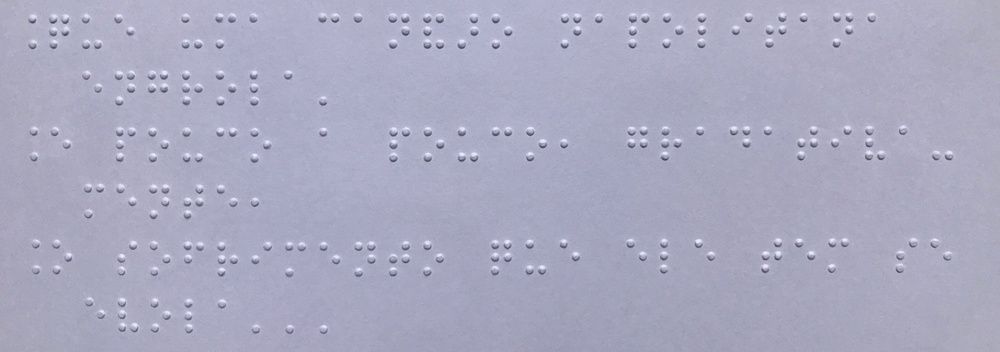
#> input picture tratamento_imagem-main/tratamento_imagem-main/imagesTratadas/im 8.jpg, 1000 x 352 px, shrunk from 2456 x 864 before the run
$ python teste.py
#> lines starting #> are read from the running program, lines starting #| are printed output that depends on the picture; after the words box and inside, x2 and y2 are one past the last pixel; in counts of white or black regions, pixels touching at a corner belong together
import cv2
import os
import numpy as np
from sklearn.metrics import DistanceMetric
from builtins import len
import bdLetra
from skimage import io, filters, img_as_ubyte

from skimage import img_as_ubyte

def desenhar_centroides(centroids, shape):

    # Criar uma imagem em branco
    nova_imagem = np.ones(shape, dtype=np.uint8) * 255  # Fundo branco

    # Definir o raio do círculo
    raio = 4

    # Desenhar um círculo preto em cada centróide
    for centroide in centroids:
        cv2.circle(nova_imagem, tuple(centroide[::-1]), raio, (0, 0, 0), -1)  # Inverte a ordem (y, x) para (x, y)

    return nova_imagem


def verificao(VLine, VCol, centroids):
    for _ in range(1):  #Coluna
        remCol = [0]
        for i in range(0,len(VLine)-3,3):  #linha
            vLetras = [0,0,0,0,0,0]
            vCent = [0,0,0,0,0,0]
            cnt = 0

            for n in range(2): #Coluna
                for m in range(3): #linha
                    for k in range(len(centroids)):
                        if(centroids[k][0] >= VLine[i+m] and centroids[k][0] <= VLine[(i+m)+1] and  centroids[k][1] >= VCol[n]
                           and centroids[k][1] <= VCol[n+1]):
                            vLetras[cnt] = 1
                            vCent[cnt] = k
                    cnt = cnt+1

            dist = DistanceMetric.get_metric('euclidean')
            if(vLetras[0] == vLetras[2] and vLetras[0] != vLetras[1]):
                r1=0
                r2=0
                r3=0
                r4=0
                if(vLetras[0] == vLetras[3]):
                    X = [ centroids[vCent[0]], centroids[vCent[3]] ]
                    r1 = dist.pairwise(X)[0][1]

                if(vLetras[2] == vLetras[5]):
                    X = [ centroids[vCent[2]], centroids[vCent[5]] ]
                    r2 = dist.pairwise(X)[0][1]

                if(vLetras[0] == vLetras[4]):
                    X = [ centroids[vCent[0]], centroids[vCent[4]] ]
                    r3 = dist.pairwise(X)[0][1]

                if(vLetras[2] == vLetras[4]):
                    X = [ centroids[vCent[2]], centroids[vCent[4]] ]
                    r4 = dist.pairwise(X)[0][1]

                if(r1 >= 12 or r2 >= 12 or r3 >= 14 or r4 >=14 ):
                    remCol.append(1)
                else:
                    remCol.append(0)

    if(np.max(remCol) == 1):
        VCol.remove(VCol[0])

    return VCol

def processGrid(centroids, VLine, VCol, imagem):
    # Buscar Cela
    flag = 0
    text = ''

    for i in range(0, len(VLine) - 3, 3):  # Linha
        for j in range(0, len(VCol) - 2, 2):  # Coluna
            vLetras = [0, 0, 0, 0, 0, 0]
            cnt = 0

            # Retira a sub_imagem
            sub_img = imagem[VLine[i]:VLine[i + 3], VCol[j]:VCol[j + 2]]

            # Verifica se a sub_imagem é válida
            if sub_img.size == 0:
                continue

            for n in range(2): # Coluna
                for m in range(3): # Linha
                    for k in range(len(centroids)):
                            if(centroids[k][0] >= VLine[i + m] and centroids[k][0] <= VLine[(i + m) + 1]
                               and centroids[k][1] >= VCol[j + n] and centroids[k][1] <= VCol[(j + n) + 1]):
                                vLetras[cnt] = 1
                    cnt = cnt + 1

            # print(vLetras)
            [carac, flag] = bdLetra(vLetras, flag)
            text += carac
            # [7 lines of commented-out code are left out]

    return text


def trueRotate():


    image = cv2.imread('imagesTratadas/im 8.jpg', cv2.IMREAD_GRAYSCALE) #TESTES DAS IMAGEMS COM IMG 8

    limiarizadaOTUS = cv2.threshold(image, 100, 255, cv2.THRESH_BINARY + cv2.THRESH_OTSU)[1]
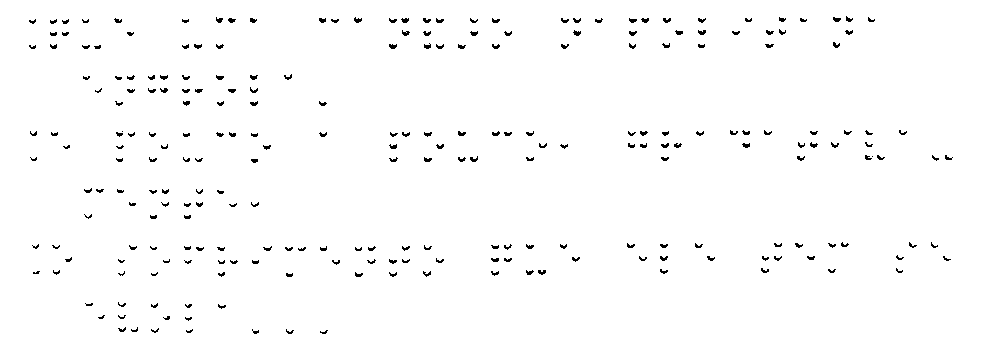
#> limiarizadaOTUS: shape (352, 1000); 98.5% white; black in thin lines or dots, all inside (x1, y1, x2, y2) = (29, 16, 953, 334)

    mediana1 = cv2.medianBlur(limiarizadaOTUS, 3)
#> mediana1: shape (352, 1000); 98.7% white; black in thin lines or dots, all inside (x1, y1, x2, y2) = (29, 17, 952, 334)

    # Aplicar erosão e dilatação para remover pequenos ruídos e preencher lacunas
    kernel = np.ones((3, 3), np.uint8)
    erosao = cv2.erode(mediana1, kernel, iterations=1)
#> erosao: shape (352, 1000); 96.8% white; 247 black regions, largest, box (x1, y1, x2, y2) and area: (662, 17, 672, 24) 59, (353, 17, 363, 24) 58, (388, 43, 398, 50) 58
    dilatacao = cv2.dilate(erosao, kernel, iterations=1)
    mediana = cv2.medianBlur(dilatacao, 3)
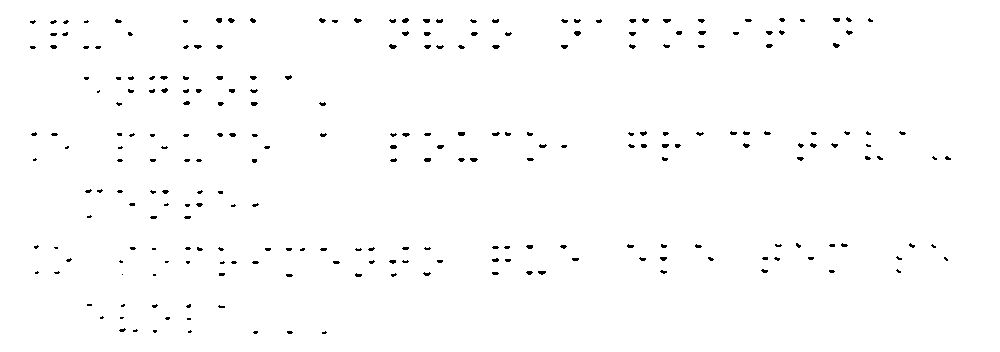
#> mediana: shape (352, 1000); 98.8% white; black in thin lines or dots, all inside (x1, y1, x2, y2) = (30, 17, 951, 334)

    # Encontrar contornos na imagem limiarizada
    contornos, _ = cv2.findContours(mediana, cv2.RETR_TREE, cv2.CHAIN_APPROX_SIMPLE)
#> contornos = 248 contours, 45 with area under 20; largest, box (x1, y1, x2, y2) and area: (0, 0, 1000, 352) 350649, (388, 43, 398, 50) 36, (457, 131, 466, 137) 35, (573, 30, 582, 37) 35, (353, 17, 363, 24) 34

    centroids = []
    cx = []
    cy =[]
    for contorno in contornos:
        M = cv2.moments(contorno)
        if M['m00'] != 0: #garantindo que não havera divisão por 0
            x = int(M['m10']/M['m00'])
            y = int(M['m01']/M['m00'])
            cx.append(x)
            cy.append(y)
            centroids.append([y,x]) # linha, coluna
#> this loop made 248 passes
#> (contorno, x, y) on passes 1, 20: ([[0, 0], [0, 351], [999, 351], [999, 0]], 499, 175), ([[121, 274], [122, 273], [123, 274], [122, 275]], 122, 274)
#> after the loop, centroids = 248 pairs, first value 19 to 332, second value 32 to 947; cx = 248 values, max 947 at index 113, min 32 at index 186, mean 405.8; cy = 248 values, max 332 at index 1, min 19 at index 224, mean 155.1

    #criar nova imagem com os centroides achados
    nova_imagem_centroides = desenhar_centroides(centroids, mediana.shape)
#> the loop in desenhar_centroides, `for centroide in centroids:` made 248 passes
#> centroide on passes 1 to 3: [175, 499], [332, 323], [331, 289]
#> after the loop in desenhar_centroides, `for centroide in centroids:`:
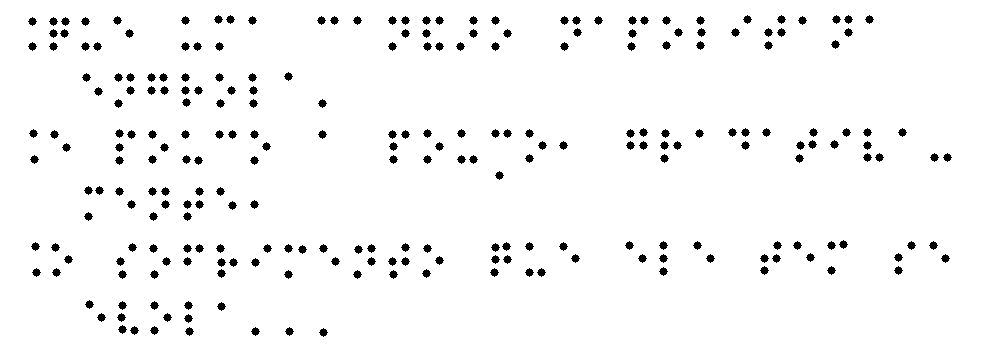
#> nova_imagem: shape (352, 1000); 96.5% white; 248 black regions, largest, box (x1, y1, x2, y2) and area: (214, 15, 223, 24) 49, (226, 15, 235, 24) 49, (743, 15, 752, 24) 49

    #remove a primeira linha pois ele retorna o centroid da imagem.
    cx.remove(cx[0])
    cy.remove(cy[0])
    centroids.remove(centroids[0])

    #ordenar as listas com os valores de X e Y (crescente)
    cx.sort(reverse=False)
    cy.sort(reverse=False)

    limiar_gride = 20
    cor = 200

    # inserir grade coluna
    VCol = []
    cv2.line(nova_imagem_centroides,(cx[0]-limiar_gride, 0), (cx[0]-limiar_gride,nova_imagem_centroides.shape[0]),cor)
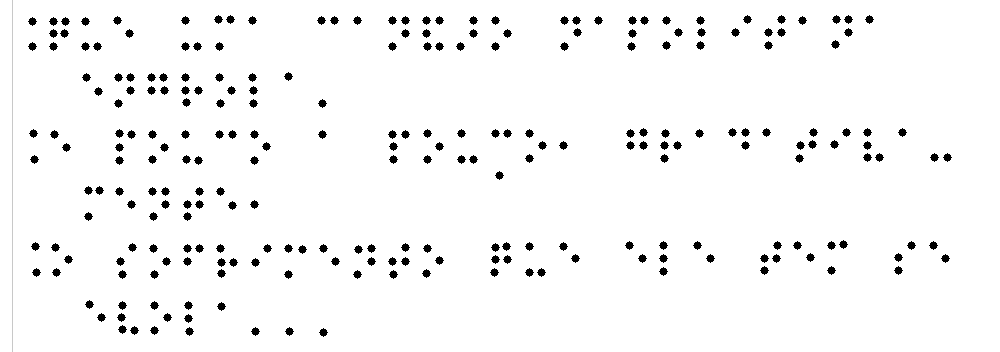
#> nova_imagem_centroides: shape (352, 1000); 0.1% of pixels changed, all inside (x1, y1, x2, y2) = (12, 0, 13, 352)
    VCol.append(cx[0]-limiar_gride)
    p_aux = 0
    for i in range(len(cx)):
        if(cx[i] >= (p_aux+limiar_gride)):
            cv2.line(nova_imagem_centroides,(cx[i]+limiar_gride, 0), (cx[i]+limiar_gride,nova_imagem_centroides.shape[0]),cor)
            p_aux = cx[i]
            VCol.append(cx[i]+limiar_gride)
#> this loop made 247 passes
#> p_aux on passes 1, 7, 17, 27, 46, 63, 83, 98: 32, 53, 85, 117, 151, 185, 218, 252
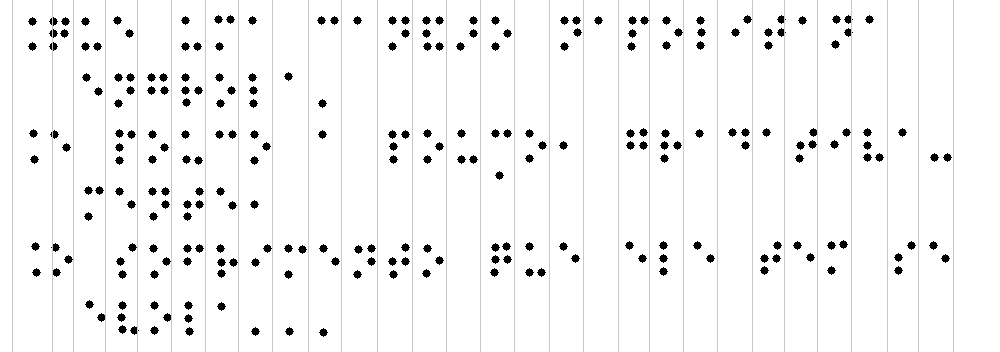
#> nova_imagem_centroides: shape (352, 1000); 2.8% of pixels changed, all inside (x1, y1, x2, y2) = (52, 0, 954, 352)
#> after the loop, VCol = 29 values from 12 to 953; p_aux = 933


    # inserir grade linha
    VLine = []
    cv2.line(nova_imagem_centroides,(0, cy[0]-limiar_gride), (nova_imagem_centroides.shape[1],cy[0]-limiar_gride),cor)
    VLine.append(cy[0]-limiar_gride)
    p_aux = 0
    for i in range(len(cy)):
        if(cy[i] >= (p_aux+limiar_gride)):
            cv2.line(nova_imagem_centroides,(0, cy[i]+limiar_gride), (nova_imagem_centroides.shape[1],cy[i]+limiar_gride),cor)
            p_aux = cy[i]
            VLine.append(cy[i]+limiar_gride)
#> this loop made 247 passes
#> p_aux on passes 8, 47, 65, 82, 87, 132, 149, 162: 20, 44, 76, 102, 132, 157, 190, 216
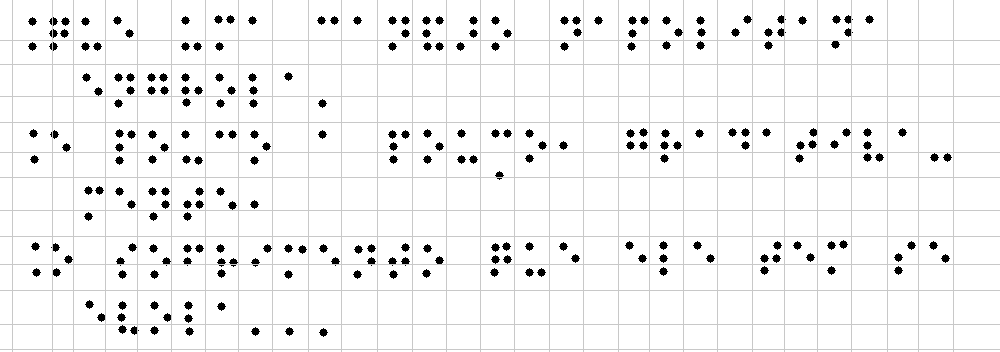
#> nova_imagem_centroides: shape (352, 1000); 3.31% of pixels changed, all inside (x1, y1, x2, y2) = (0, 40, 1000, 350)
#> after the loop, VLine = [-1, 40, 64, 96, 122, 152, 177, 210, 236, 264, 290, 324, 349]; p_aux = 329


    # Desenhar os contornos na imagem original
    imagem_contornos = image.copy()
    cv2.drawContours(imagem_contornos, contornos, -1, (0, 255, 0), 2)
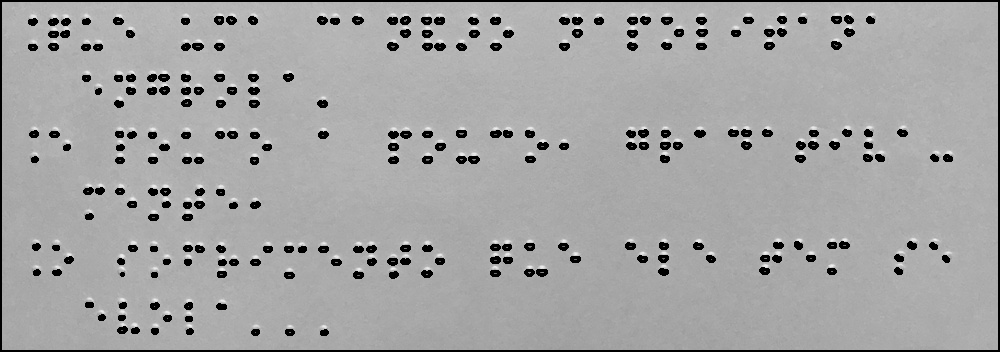
#> imagem_contornos: shape (352, 1000); min 0, max 245, mean 163.2
    VCol = verificao(VLine, VCol, centroids)
    texto = processGrid(VCol=VCol, VLine=VLine, centroids=centroids, imagem=nova_imagem_centroides)
#> the loop in processGrid, `for i in range(0, len(VLine) - 3, 3):` made 2 passes
#> i on pass 2: 3
#> after the loop in processGrid, `for i in range(0, len(VLine) - 3, 3):`: text = ''
    print(texto)


    plt.figure(figsize=(8, 6))
    plt.imshow(limiarizadaOTUS, cmap='gray')
    plt.title('Imagem Limiarizada')
    plt.axis('off')

    plt.figure(figsize=(8, 6))
    plt.imshow(nova_imagem_centroides, cmap='gray')
    plt.title('Noa Imagem')
    plt.axis('off')


    plt.show()


#> (the run stopped early here; a loop or call above may not have finished)

$ run again, with tratamento_imagem-main/tratamento_imagem-main/imagesTratadas/im 0.jpg copied over tratamento_imagem-main/tratamento_imagem-main/imagesTratadas/im 8.jpg
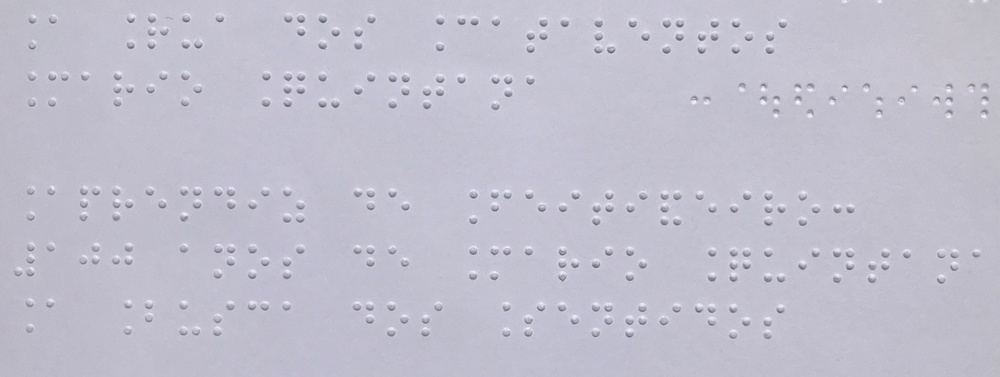
#> input picture tratamento_imagem-main/tratamento_imagem-main/imagesTratadas/im 0.jpg, 1000 x 377 px, shrunk from 2364 x 892 before the run
#> limiarizadaOTUS: shape (377, 1000); 97.8% white; 308 black regions (25 under 20 px), largest, box (x1, y1, x2, y2) and area: (561, 21, 569, 27) 38, (629, 22, 637, 28) 38, (595, 21, 603, 27) 37
#> mediana1: shape (377, 1000); 98% white; 302 black regions (53 under 20 px), largest, box (x1, y1, x2, y2) and area: (354, 44, 362, 50) 37, (561, 21, 569, 27) 36, (629, 22, 637, 28) 36
#> erosao: shape (377, 1000); 95.7% white; 302 black regions, largest, box (x1, y1, x2, y2) and area: (710, 21, 720, 29) 69, (353, 43, 363, 51) 69, (457, 18, 467, 26) 68
#> dilatacao: shape (377, 1000); 98% white; 302 black regions (49 under 20 px), largest, box (x1, y1, x2, y2) and area: (711, 22, 719, 28) 37, (354, 44, 362, 50) 37, (458, 19, 466, 25) 36
#> mediana: shape (377, 1000); 98.2% white; 302 black regions (83 under 20 px)
#> contornos = 303 contours, 21 with area under 20; largest, box (x1, y1, x2, y2) and area: (0, 0, 1000, 377) 375624, (353, 43, 363, 51) 46, (710, 21, 720, 29) 46, (628, 21, 638, 29) 46, (832, 276, 842, 284) 44
#> the loop in trueRotate, `for contorno in contornos:` made 303 passes
#> (contorno, x, y) on pass 1: ([[0, 0], [0, 376], [999, 376], [999, 0]], 499, 188)
#> after the loop in trueRotate, `for contorno in contornos:`: centroids = 303 pairs, first value 19 to 336, second value 16 to 985; cx = 303 values, max 985 at index 205, min 16 at index 67, mean 475.6; cy = 303 values, max 336 at index 1, min 19 at index 294, mean 181.9
#> the loop in desenhar_centroides, `for centroide in centroids:` made 303 passes
#> centroide on passes 1 to 3: [188, 499], [336, 732], [336, 766]
#> after the loop in desenhar_centroides, `for centroide in centroids:`:
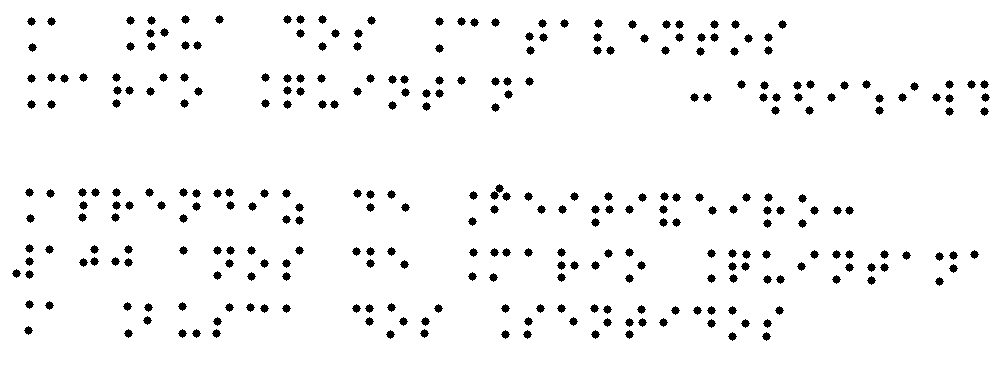
#> nova_imagem: shape (377, 1000); 96.1% white; 302 black regions, largest, box (x1, y1, x2, y2) and area: (490, 184, 504, 200) 98, (181, 15, 190, 24) 49, (215, 15, 224, 24) 49
#> the loop in trueRotate, `for i in range(len(cx)):` made 302 passes
#> p_aux on passes 2, 13, 20, 28, 43, 53, 67, 78: 28, 49, 82, 115, 147, 182, 216, 250
#> after the loop in trueRotate, `for i in range(len(cx)):`: VCol = 31 values from -4 to 991; p_aux = 971
#> the loop in trueRotate, `for i in range(len(cy)):` made 302 passes
#> p_aux on passes 6, 38, 53, 93, 120, 172, 184, 235: 20, 45, 77, 97, 192, 217, 248, 268
#> after the loop in trueRotate, `for i in range(len(cy)):`: VLine = [-1, 40, 65, 97, 117, 212, 237, 268, 288, 324, 350]; p_aux = 330
#> in trueRotate, `cv2.drawContours(imagem_contornos, contornos, -1, (0, 255, 0), 2)`:
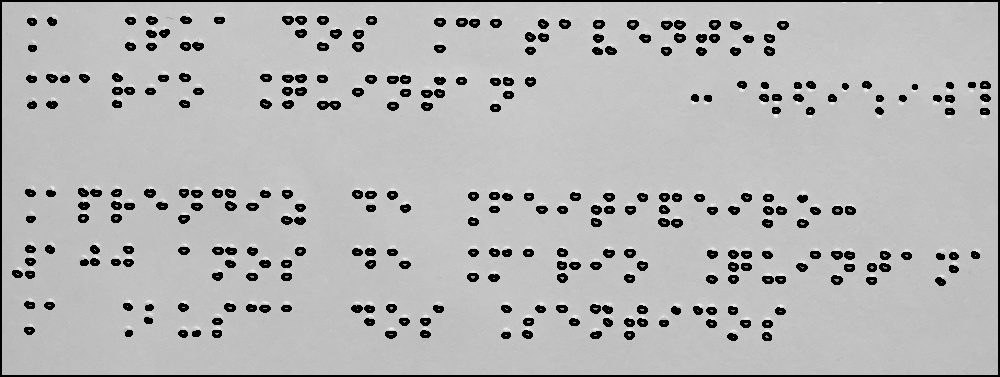
#> imagem_contornos: shape (377, 1000); min 0, max 249, mean 180.7
#> the loop in processGrid, `for i in range(0, len(VLine) - 3, 3):` made 2 passes
#> i on pass 2: 3
#> after the loop in processGrid, `for i in range(0, len(VLine) - 3, 3):`: text = ''
